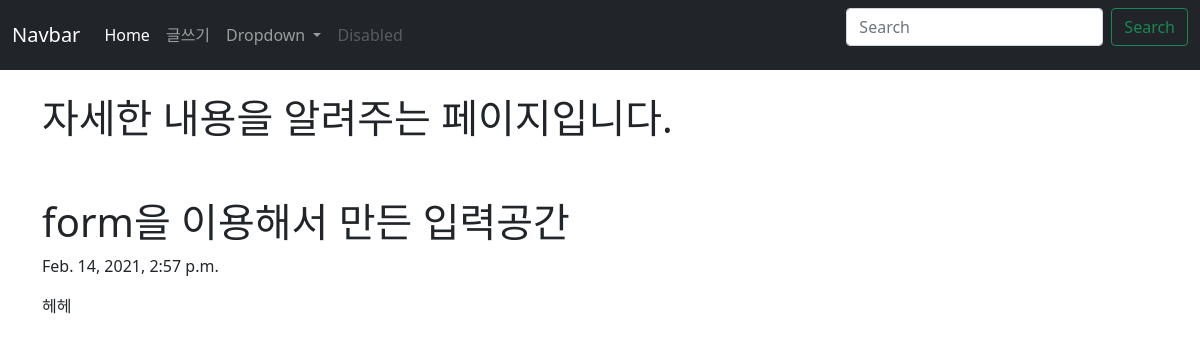
The app's page /blog/6 with its own data.
### blogapp/models.py (models this page shows, shortened)
class Blog(models.Model):
    title = models.CharField(max_length=200)
    pub_date = models.DateTimeField('date published')
    body = models.TextField()

### blogapp/views.py (the view)
# urls.py: path('<int:blog_id>', views.detail, name="detail"),
def detail(request, blog_id):
    details = get_object_or_404(Blog, pk=blog_id)
    return render(request, "detail.html", {'details':details})

### blogapp/templates/detail.html
{% extends 'base.html'%}
{% block contents %}
            <div class="container">
            <br>
            <h1>자세한 내용을 알려주는 페이지입니다.</h1>
                <br><br>
                <h1>{{details.title}}</h1>
                <p>{{details.pub_date}}</p>
                <p>{{details.body}}</p>
            </div>
    </body>
{% endblock %}

### records on screen
Blog: title "form을 이용해서 만든 입력공간", pub_date "Feb. 14, 2021, 2:57 p.m.", body "헤헤"
